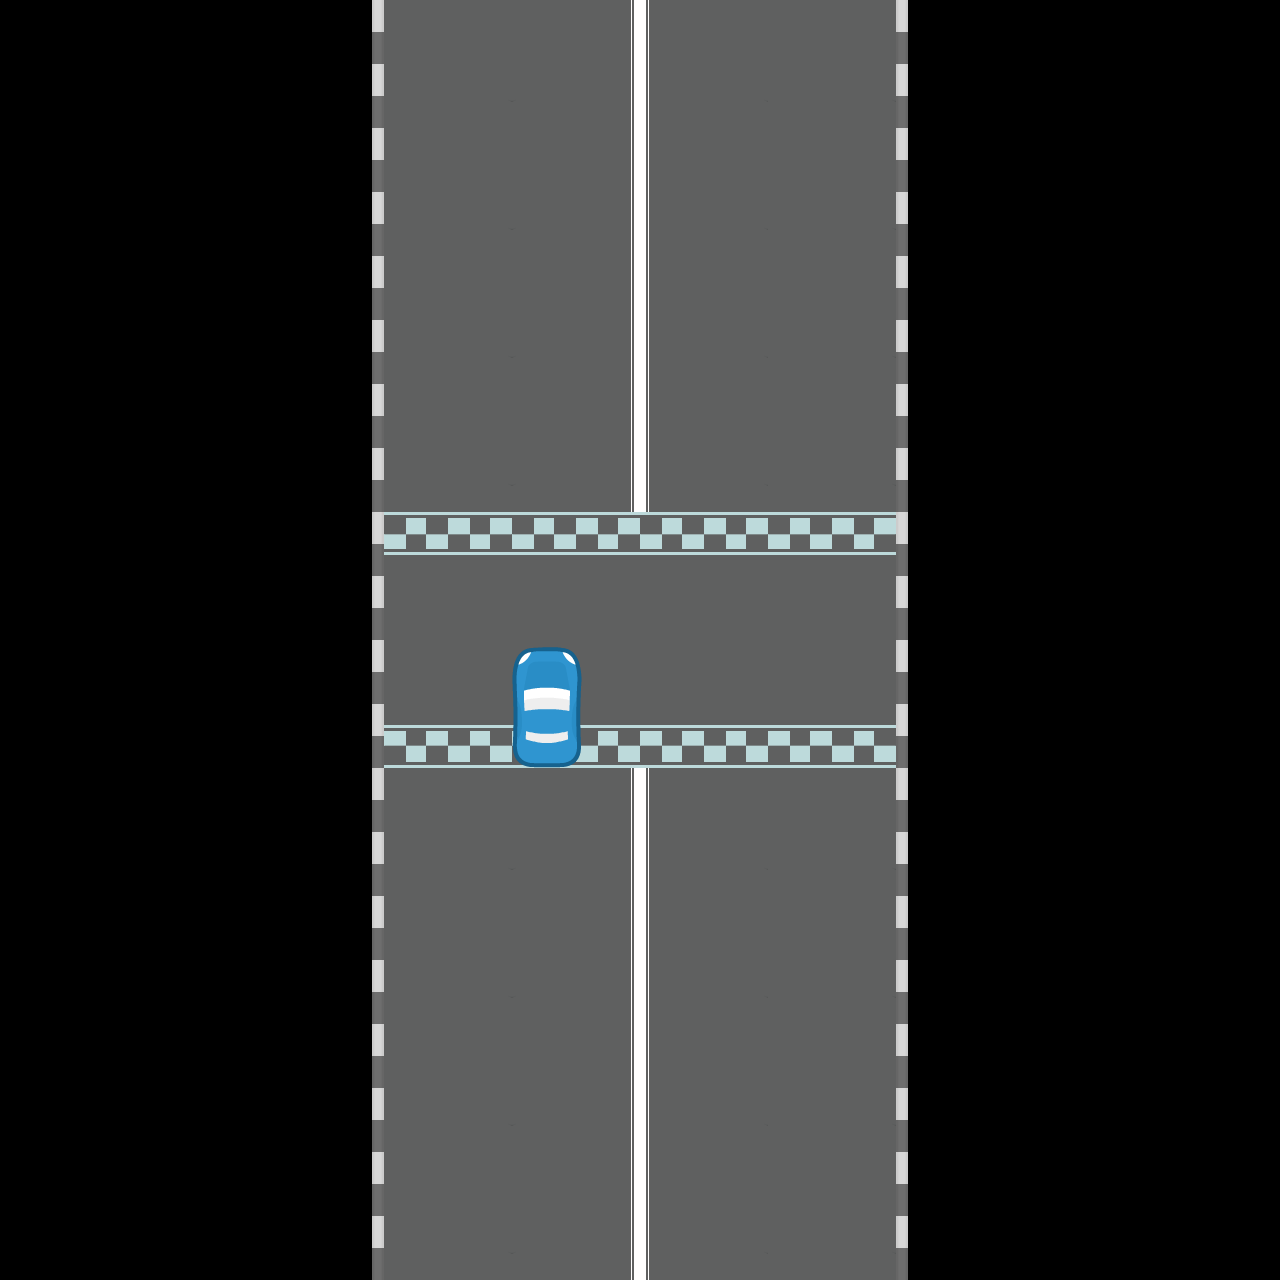

Below is a game level as drawn by its tile map, then a one-line description and the .tmx that defines it (tile-layer data replaced by summaries):
An orthogonal 10x10 tile map with 128x128 px tiles, 3 tile layers (Border, Road, Car).

<map version="1.2" tiledversion="1.3.4" orientation="orthogonal" renderorder="right-down" width="10" height="10" tilewidth="128" tileheight="128" infinite="0" nextlayerid="4" nextobjectid="1">
 <tileset firstgid="1" name="my_tiles" tilewidth="128" tileheight="128" tilecount="8" columns="0">
  <grid orientation="orthogonal" width="1" height="1" />
  <tile id="5">
   <image width="128" height="128" source="res/roadL.png" />
  </tile>
  <tile id="6">
   <image width="128" height="128" source="res/roadR.png" />
  </tile>
  <tile id="11">
   <image width="128" height="128" source="res/laneL.png" />
  </tile>
  <tile id="12">
   <image width="128" height="128" source="res/laneR.png" />
  </tile>
  <tile id="13">
   <image width="128" height="128" source="res/road.png" />
  </tile>
  <tile id="14">
   <image width="70" height="121" source="res/car_blueL.png" />
  </tile>
  <tile id="15">
   <image width="128" height="128" source="res/centerB.png" />
  </tile>
  <tile id="16">
   <image width="128" height="128" source="res/centerT.png" />
  </tile>
 </tileset>
 <layer id="1" name="Border" width="10" height="10">
  <data>[100 cells, 20 non-empty, 2 distinct tile ids]</data>
 </layer>
 <layer id="2" name="Road" width="10" height="10">
  <data>[100 cells, 40 non-empty, 5 distinct tile ids]</data>
 </layer>
 <layer id="3" name="Car" width="10" height="10">
  <data>[100 cells, 1 non-empty, 1 distinct tile ids]</data>
 </layer>
</map>
